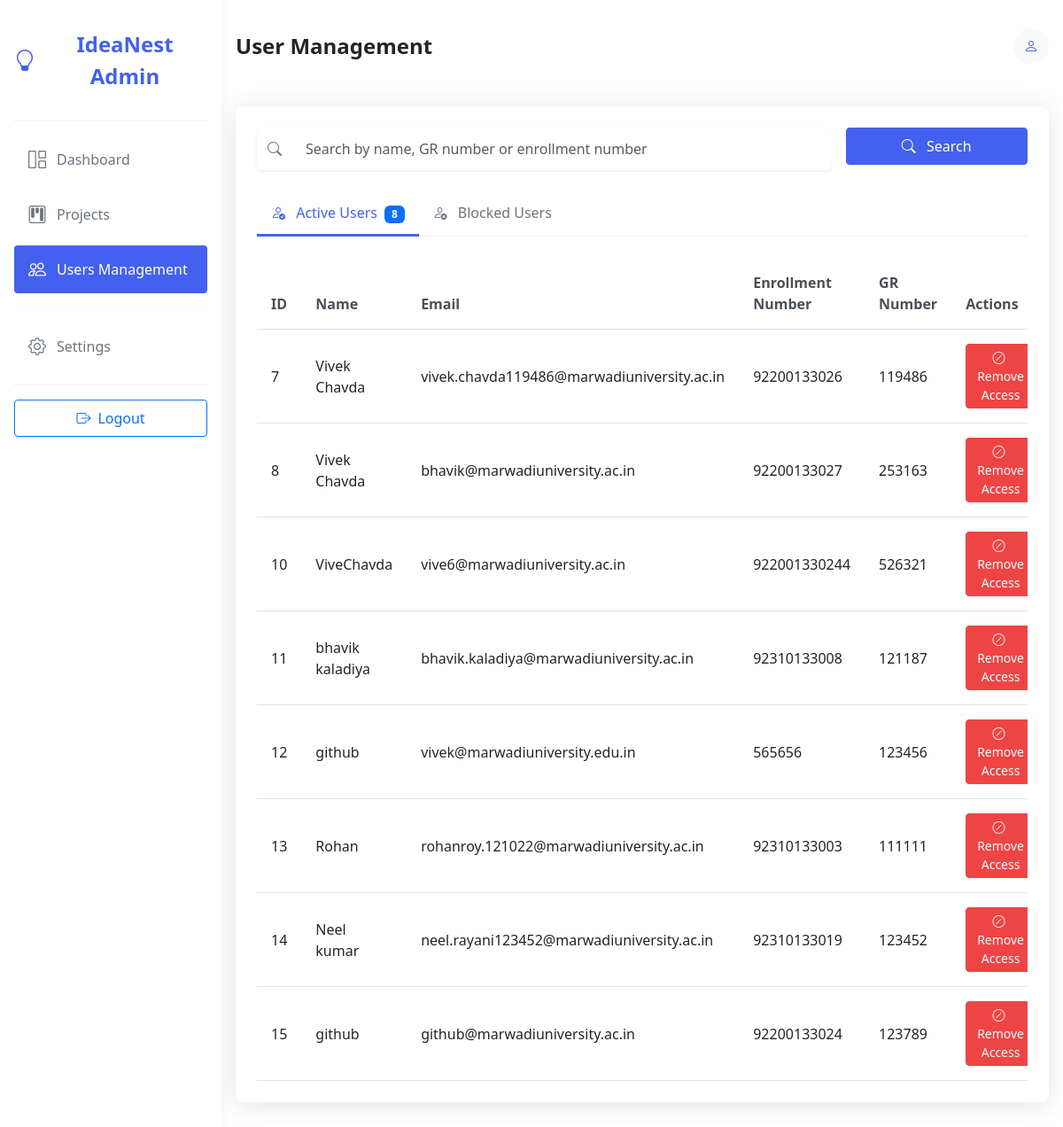
Page /Admin/user_manage_by_admin.php (signed in) on the earlier database version.
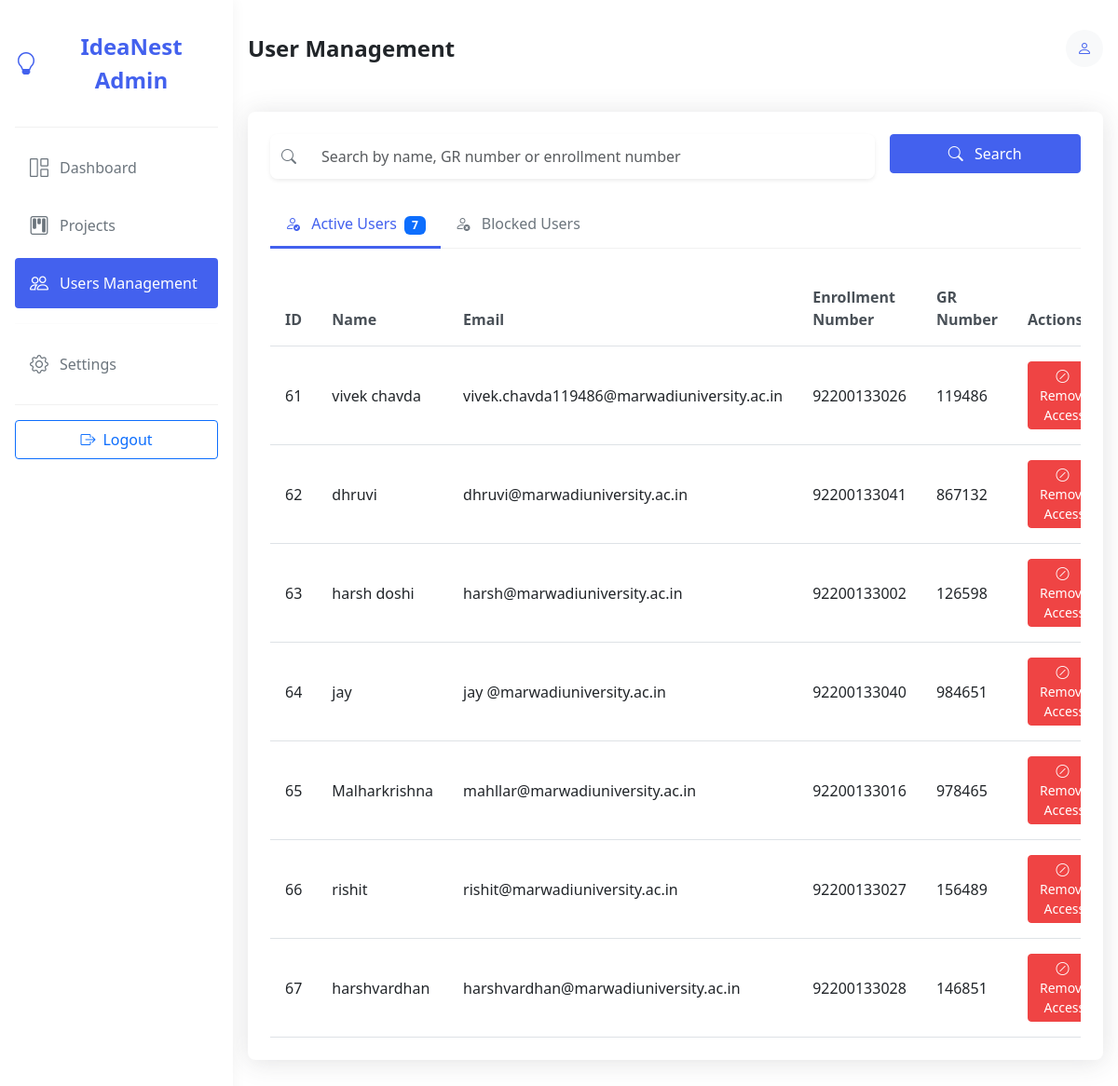
Same page on the later database version.
### tables this page shows
CREATE TABLE `register` (
  `id` int(11) NOT NULL,
  `name` varchar(100) NOT NULL,
  `email` varchar(100) NOT NULL,
  `enrollment_number` varchar(50) NOT NULL,
  `gr_number` varchar(50) NOT NULL,
  `password` varchar(255) NOT NULL,
  `about` varchar(500) NOT NULL,
  `user_image` text NOT NULL
);

### Admin/user_manage_by_admin.php (the view, shortened to what the changed rows need)
<?php
include "../Login/Login/db.php";
$active_tab = isset($_GET['tab']) ? $_GET['tab'] : 'active';
$search = isset($_GET['search']) ? $_GET['search'] : '';
$search_term = "%{$search}%";
if (!empty($search)) {
    $active_users_sql = "SELECT id, name, email, enrollment_number, gr_number FROM register
                          WHERE name LIKE ? OR gr_number LIKE ? OR enrollment_number LIKE ?";
    $stmt = $conn->prepare($active_users_sql);
    $stmt->bind_param("sss", $search_term, $search_term, $search_term);
    $stmt->execute();
    $active_users_result = $stmt->get_result();
} else {
    $active_users_sql = "SELECT id, name, email, enrollment_number, gr_number FROM register";
    $active_users_result = $conn->query($active_users_sql);
}
?>
<!DOCTYPE html>
<html lang="en">
<head>
    <link href="https://cdn.jsdelivr.net/npm/bootstrap@5.3.0-alpha1/dist/css/bootstrap.min.css" rel="stylesheet">
    <link rel="stylesheet" href="https://cdn.jsdelivr.net/npm/bootstrap-icons@1.8.1/font/bootstrap-icons.css">
</head>
<body>
<div class="main-content">
    <div class="topbar">
        <h1 class="page-title" >User Management</h1>
    </div>
    <div class="card">
        <div class="card-body">
            <ul class="nav nav-tabs" id="userTabs" role="tablist">
                <li class="nav-item" role="presentation">
                    <button class="nav-link <?php echo $active_tab == 'active' ? 'active' : ''; ?>"
                            id="active-users-tab" data-bs-toggle="tab" data-bs-target="#active-users"
                            type="button" role="tab" aria-controls="active-users"
                            id="active-users-tab" data-bs-toggle="tab" data-bs-target="#active-users" type="button"
                            role="tab" aria-controls="active-users"
                            aria-selected="<?php echo $active_tab == 'active' ? 'true' : 'false'; ?>">
                        <i class="bi bi-person-check me-2"></i> Active Users
                        <?php if ($active_users_result->num_rows > 0): ?>
                            <span class="badge bg-primary ms-1"><?php echo $active_users_result->num_rows; ?></span>
                        <?php endif; ?>
                    </button>
                </li>
            </ul>
            <div class="tab-content">
                <div class="tab-pane fade <?php echo $active_tab == 'active' ? 'show active' : ''; ?>"
                     id="active-users" role="tabpanel" aria-labelledby="active-users-tab">
                    <div class="table-responsive">
                        <table class="table table-hover">
                            <thead>
                            <tr>
                                <th>ID</th>
                                <th>Name</th>
                                <th>Email</th>
                                <th>Enrollment Number</th>
                                <th>GR Number</th>
                                <th>Actions</th>
                            </tr>
                            </thead>
                            <tbody>
                            <?php
                            if ($active_users_result->num_rows > 0) {
                                while($row = $active_users_result->fetch_assoc()) {
                                    echo "<tr>";
                                    echo "<td>" . htmlspecialchars($row["id"]) . "</td>";
                                    echo "<td>" . htmlspecialchars($row["name"]) . "</td>";
                                    echo "<td>" . htmlspecialchars($row["email"]) . "</td>";
                                    echo "<td>" . htmlspecialchars($row["enrollment_number"]) . "</td>";
                                    echo "<td>" . htmlspecialchars($row["gr_number"]) . "</td>";
                                    echo "<td>
                                                     <form method='post' action=''>
                                                         <input type='hidden' name='user_id' value='" . $row["id"] . "'>
                                                         <input type='hidden' name='name' value='" . htmlspecialchars($row["name"]) . "'>
                                                         <input type='hidden' name='email' value='" . htmlspecialchars($row["email"]) . "'>
                                                         <input type='hidden' name='enrollment_number' value='" . htmlspecialchars($row["enrollment_number"]) . "'>
                                                         <input type='hidden' name='gr_number' value='" . htmlspecialchars($row["gr_number"]) . "'>
                                                         <button type='submit' name='block_user' class='btn btn-danger btn-sm'>
                                                             <i class='bi bi-slash-circle me-1'></i> Remove Access
                                                         </button>
                                                     </form>
                                                 </td>";
                                    echo "</tr>";
                                }
                            } else {
                                if (!empty($search)) {
                                    echo "<tr><td colspan='6' class='text-center'>No active users found matching: '" . htmlspecialchars($search) . "'</td></tr>";
                                } else {
                                    echo "<tr><td colspan='6' class='text-center'>No active users found</td></tr>";
                                }
                            }
                            ?>
                            </tbody>
                        </table>
                    </div>
                </div>
            </div>
        </div>
    </div>
</div>
</body>
 </html>

Differences in the rows shown:
removed register: id "7", name "Vivek Chavda", email "vivek.chavda119486@marwadiuniversity.ac.in", enrollment_number "92200133026", gr_number "119486"
removed register: id "8", name "Vivek Chavda", email "bhavik@marwadiuniversity.ac.in", enrollment_number "92200133027", gr_number "253163"
removed register: id "10", name "ViveChavda", email "vive6@marwadiuniversity.ac.in", enrollment_number "922001330244", gr_number "526321"
removed register: id "11", name "bhavik kaladiya", email "bhavik.kaladiya@marwadiuniversity.ac.in", enrollment_number "92310133008", gr_number "121187"
removed register: id "12", name "github", email "vivek@marwadiuniversity.edu.in", enrollment_number "565656", gr_number "123456"
removed register: id "13", name "Rohan", email "rohanroy.121022@marwadiuniversity.ac.in", enrollment_number "92310133003", gr_number "111111"
removed register: id "14", name "Neel kumar", email "neel.rayani123452@marwadiuniversity.ac.in", enrollment_number "92310133019", gr_number "123452"
removed register: id "15", name "github", email "github@marwadiuniversity.ac.in", enrollment_number "92200133024", gr_number "123789"
added register: id "61", name "vivek chavda", email "vivek.chavda119486@marwadiuniversity.ac.in", enrollment_number "92200133026", gr_number "119486"
added register: id "62", name "dhruvi", email "dhruvi@marwadiuniversity.ac.in", enrollment_number "92200133041", gr_number "867132"
added register: id "63", name "harsh doshi", email "harsh@marwadiuniversity.ac.in", enrollment_number "92200133002", gr_number "126598"
added register: id "64", name "jay", email "jay @marwadiuniversity.ac.in", enrollment_number "92200133040", gr_number "984651"
added register: id "65", name "Malharkrishna", email "mahllar@marwadiuniversity.ac.in", enrollment_number "92200133016", gr_number "978465"
added register: id "66", name "rishit", email "rishit@marwadiuniversity.ac.in", enrollment_number "92200133027", gr_number "156489"
added register: id "67", name "harshvardhan", email "harshvardhan@marwadiuniversity.ac.in", enrollment_number "92200133028", gr_number "146851"
Other differences:
$active_users_result->num_rows: "8" → "7"
